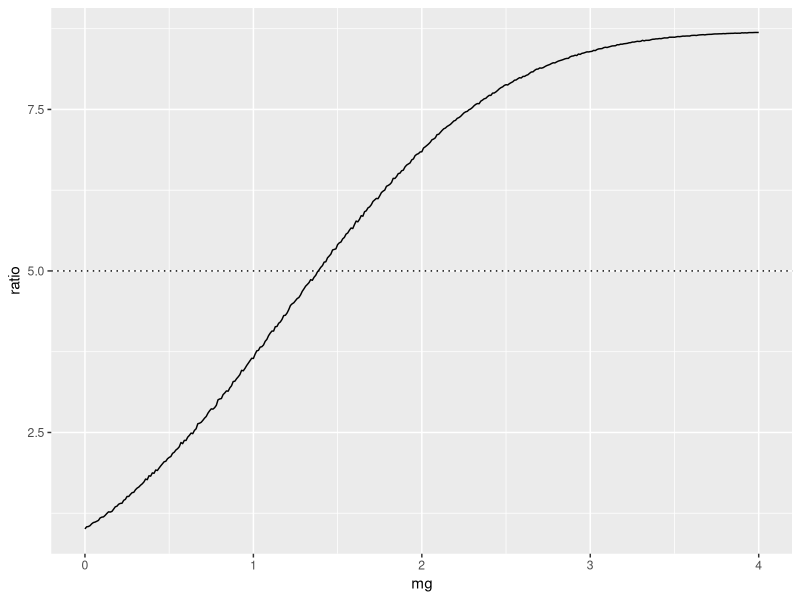
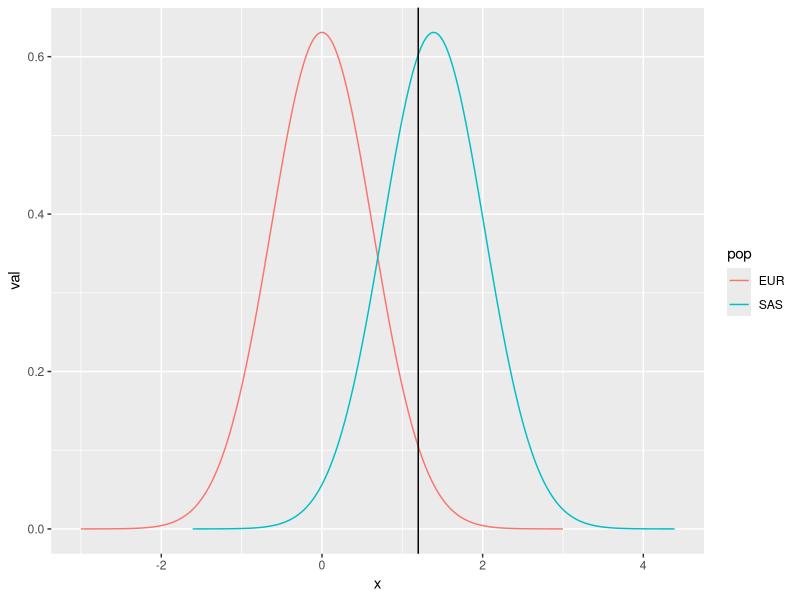
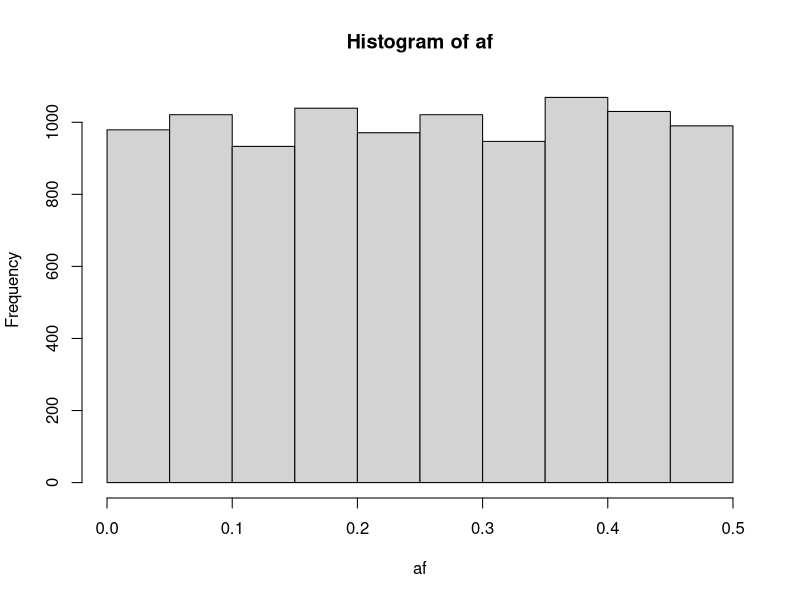
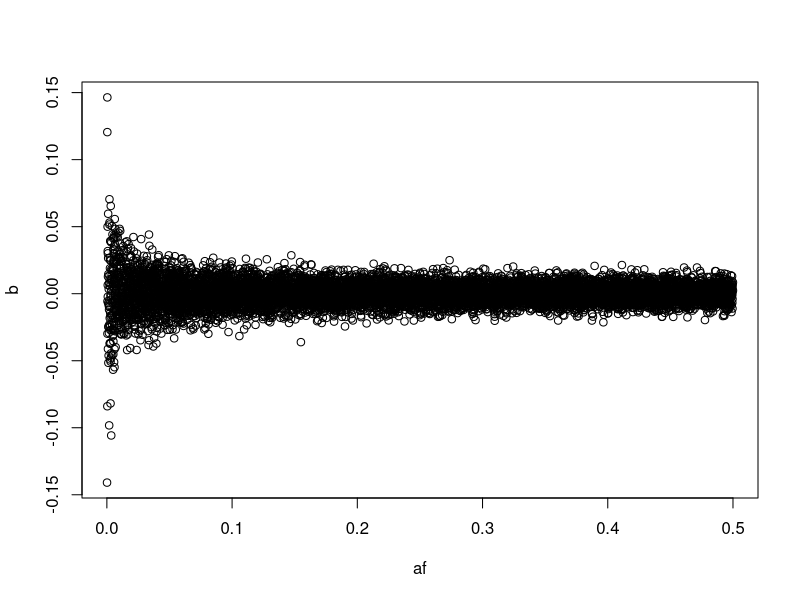
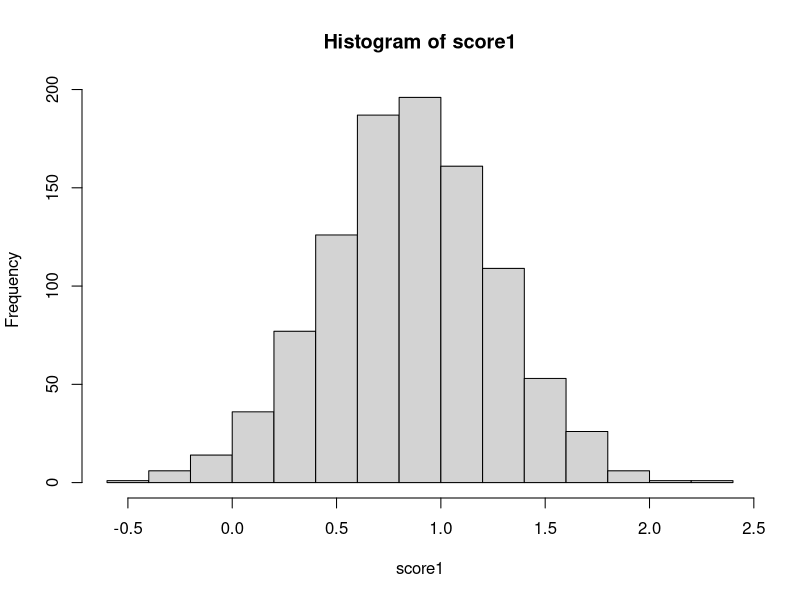

These figures' R source, in order:
## ---- chunk 1
A <- matrix(c(1.54, 35, -1, 5), nrow=2, byrow=T)
b <- c(4.9, 0)
prev <- solve(A, b)
prev
## ---- chunk 2
library(ggplot2)
library(dplyr)

sim1 <- function(mg, vg, me, ve, prev) {
    n <- 100000
    g <- rnorm(n, mg, sqrt(vg))
    e <- rnorm(n, me, sqrt(ve))
    l <- g + e
    thresh <- quantile(l, 1-prev)
    return(thresh)
}

thresh <- sim1(0, 0.4, 0, 0.6, prev[2])
thresh
## ---- chunk 3

sim2 <- function(mg, vg, me, ve, thresh) {
    n <- 100000
    g <- rnorm(n, mg, sqrt(vg))
    e <- rnorm(n, me, sqrt(ve))
    l <- g + e
    prev <- sum(l > thresh) / n
    return(prev)
}

sim2(0.1, 0.4, 0, 0.6, thresh)
## ---- chunk 4
param <- expand.grid(
    mg = seq(0, 4, by=0.01),
    vg = 0.4,
    me = 0,
    ve = 0.6,
    thresh = thresh,
    prev = NA
)

for(i in 1:nrow(param)) {
    param$prev[i] <- sim2(param$mg[i], param$vg[i], param$me[i], param$ve[i], param$thresh[i])
}

param$ratio = param$prev / prev[2]

ggplot(param, aes(x=mg, y=ratio)) +
geom_line() +
geom_hline(yintercept=5, linetype="dotted")
## ---- chunk 5
mg <- param$mg[which(param$ratio >= 5)[1]]
bind_rows(
    tibble(pop="EUR", x=seq(-3, 3, length.out=1000), val = dnorm(x, sd=sqrt(0.4))),
    tibble(pop="SAS", x=seq(-3+mg, 3+mg, length.out=1000), val = dnorm(x, m=mg, sd=sqrt(0.4)))
) %>% ggplot(., aes(x=x, y=val)) +
geom_line(aes(colour=pop)) +
geom_vline(xintercept=thresh)
## ---- chunk 6
nsnp <- 10000
af <- rbeta(nsnp, 1, 1) / 2
hist(af)
b <- rnorm(nsnp, 0, (2*af*(1-af))^-0.4)
vg <- sum(b^2 * 2 * af * (1-af))
b <- b / sqrt(vg) * 0.4
plot(b ~ af)

nid <- 1000
g1 <- sapply(af, \(x) { rbinom(nid, 2, x) })
score1 <- g1 %*% b
hist(score1)
sd(score1)

## ---- chunk 7
sessionInfo()
